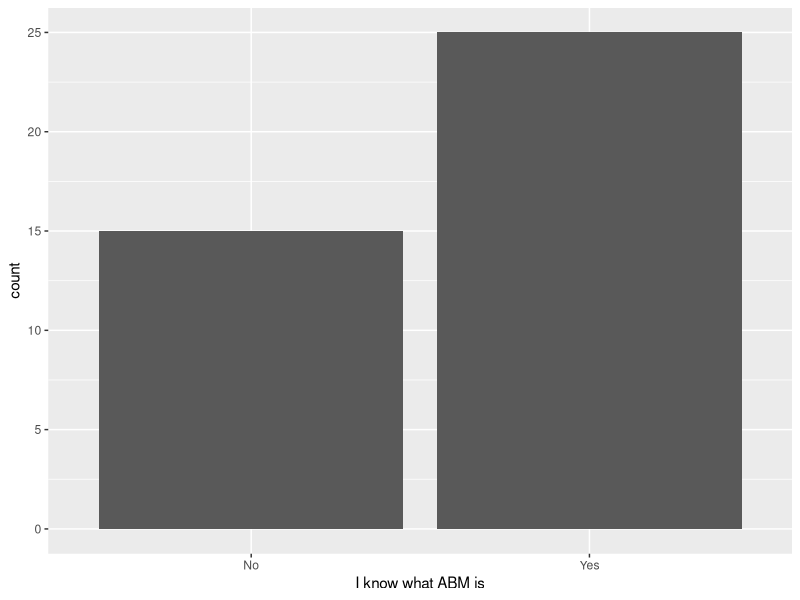
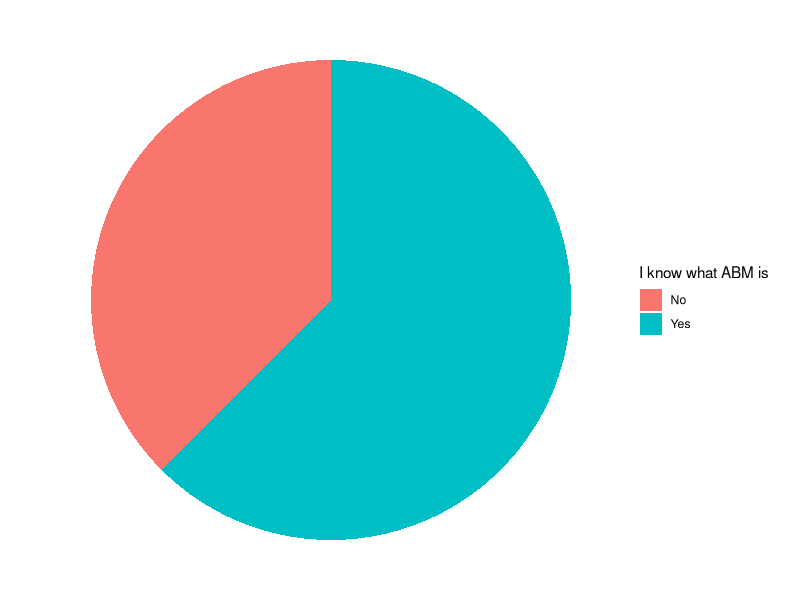
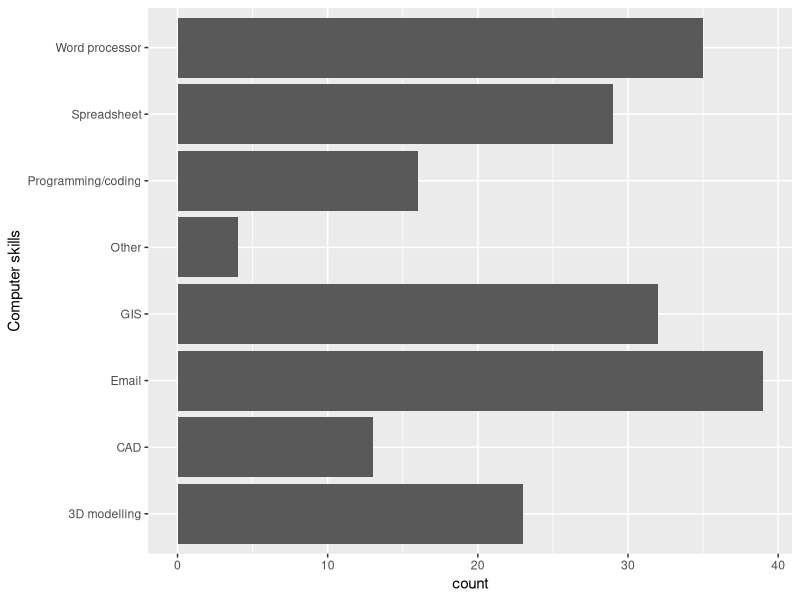
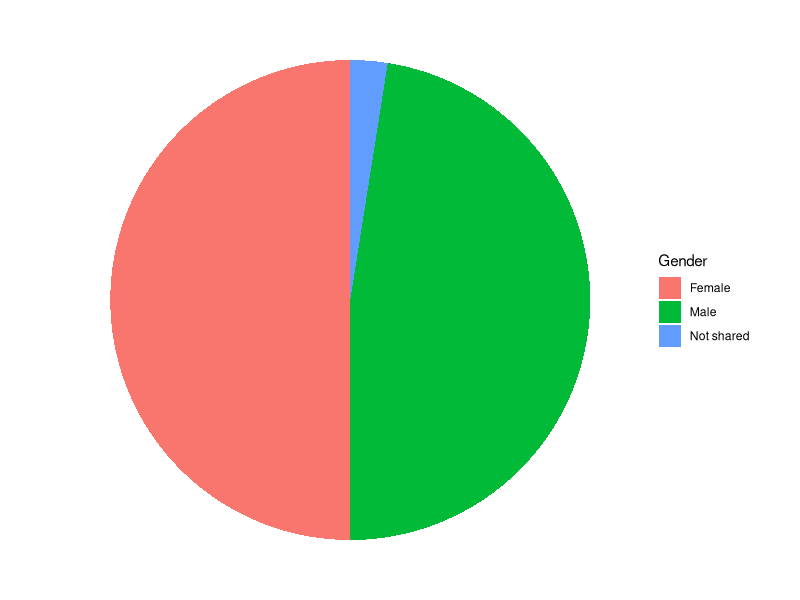
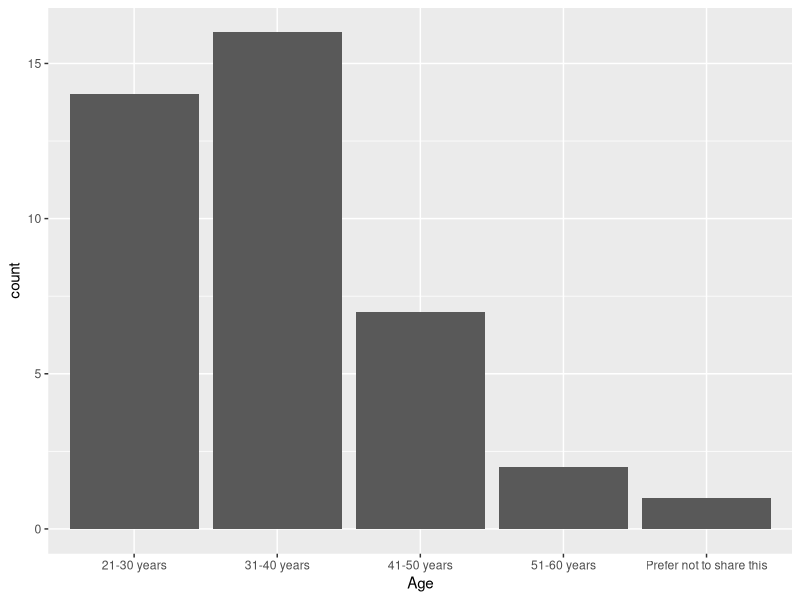
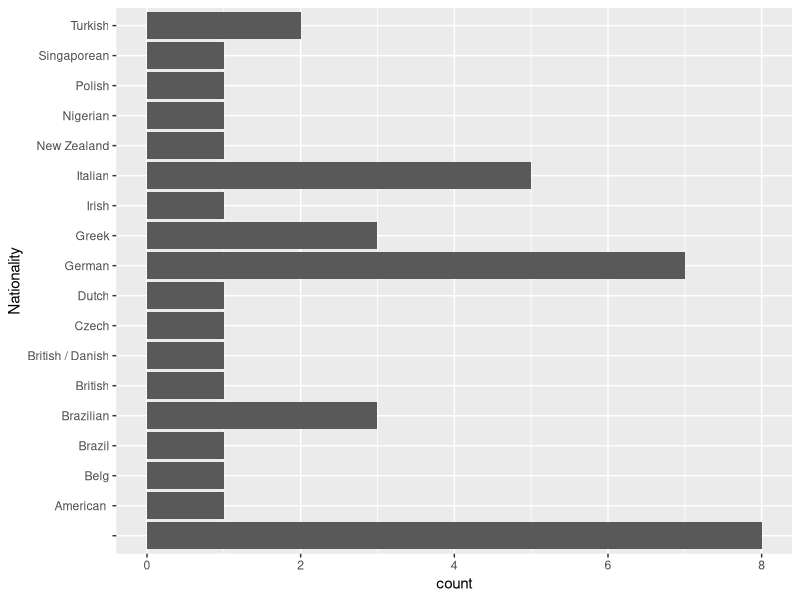
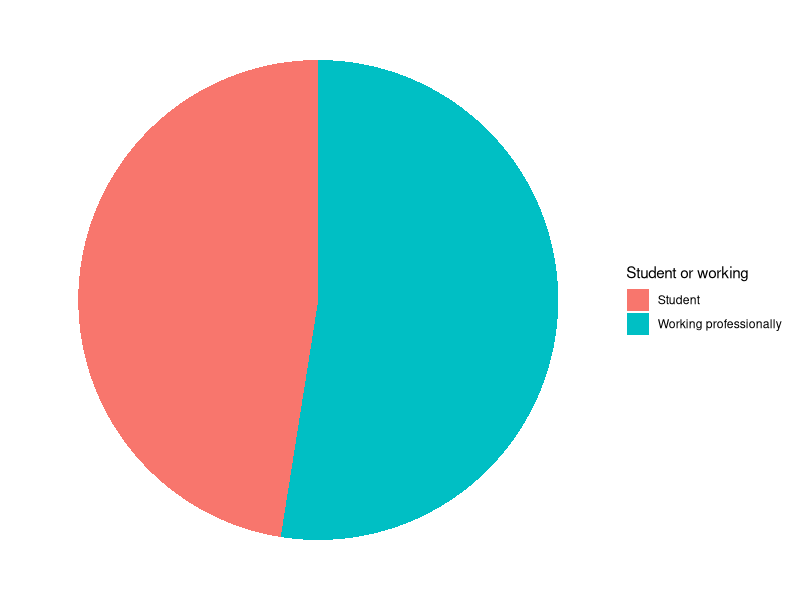
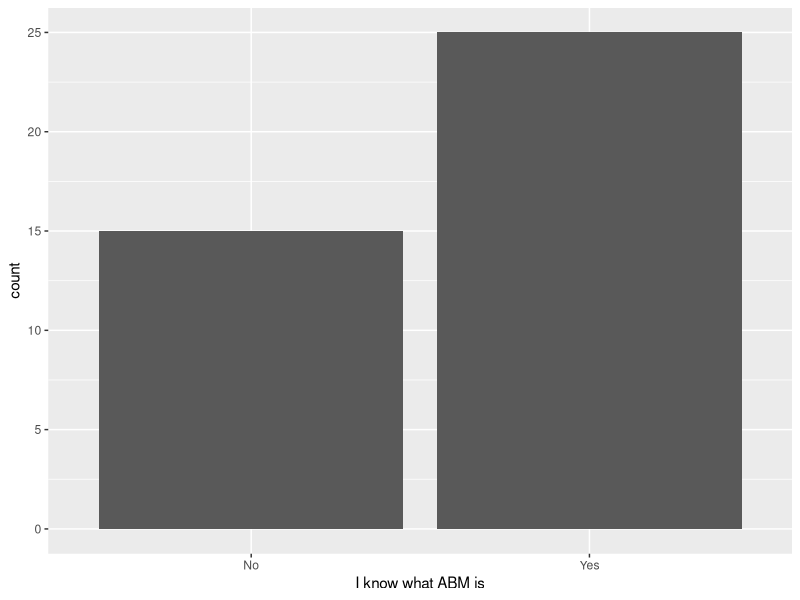

Recreate these plots in R, in order.
library(tidyverse)

CAA_202310 <- read.csv("data/CAADENLFl_202310.csv")

# do you know ABM
ggplot(CAA_202310, aes(x = `Do.you.know.what.Agent.Based.Modeling.is.`)) +
  geom_bar() + xlab("I know what ABM is") # + coord_polar(theta = "y", start=0) #+ theme_void()
ggsave("export/know_ABM.png")

ggplot(CAA_202310, aes(x = 1, fill = `Do.you.know.what.Agent.Based.Modeling.is.`)) +
  geom_bar() + coord_polar(theta = "y", start=0) + theme_void() +
  scale_fill_discrete(name = "I know what ABM is")
ggsave("export/know_ABM_pie.png")

# COmputer skills

CAA_202310$Which.computer.skills.do.you.have....Selected.Choice <- gsub("Other, please describe:", "Other", CAA_202310$Which.computer.skills.do.you.have....Selected.Choice)

CAA_202310 %>%
  select(`Which.computer.skills.do.you.have....Selected.Choice`) %>%
  separate_rows(`Which.computer.skills.do.you.have....Selected.Choice`, sep = ',\\s*') %>%
  group_by(`Which.computer.skills.do.you.have....Selected.Choice`) %>%
  ggplot(aes(x=`Which.computer.skills.do.you.have....Selected.Choice`)) + geom_bar() +
  xlab("Computer skills") + coord_flip()

ggsave("export/computer_skills.png")


# Gender
CAA_202310$What.is.your.gender....Selected.Choice[CAA_202310$What.is.your.gender....Selected.Choice==""] <- "Not shared"
ggplot(CAA_202310, aes(x = 1, fill = `What.is.your.gender....Selected.Choice`)) +
  geom_bar() + xlab("Gender") + coord_polar(theta = "y", start=0) + theme_void() +
  scale_fill_discrete(name = "Gender")
ggsave("export/gender.png")

# age
ggplot(CAA_202310, aes(x = `What.is.your.age.`)) +
  geom_bar() + xlab("Age")
ggsave("export/age_classes.png")

#nationality
ggplot(CAA_202310, aes(x = `What.is.you.nationality....Nationality...Text`)) +
  geom_bar() +  coord_flip() + xlab("Nationality")
ggsave("export/nationality.png")

# student

ggplot(CAA_202310, aes(x = 1, fill = `Which.of.the.option.below.applies.to.you.`)) +
  geom_bar() + coord_polar(theta = "y", start=0) + theme_void() +
  scale_fill_discrete(name = "Student or working")
ggsave("export/student_working_pie.png")

